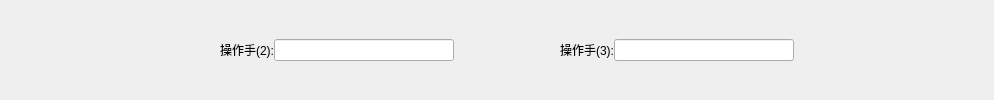
        <widget class="QWidget" name="widget_10" native="true">
         <layout class="QHBoxLayout" name="horizontalLayout_10">
          <property name="spacing">
           <number>0</number>
          </property>
          <property name="leftMargin">
           <number>0</number>
          </property>
          <property name="topMargin">
           <number>0</number>
          </property>
          <property name="rightMargin">
           <number>0</number>
          </property>
          <property name="bottomMargin">
           <number>0</number>
          </property>
          <item>
           <spacer name="horizontalSpacer_9">
            <property name="orientation">
             <enum>Qt::Horizontal</enum>
            </property>
            <property name="sizeType">
             <enum>QSizePolicy::Minimum</enum>
            </property>
            <property name="sizeHint" stdset="0">
             <size>
              <width>114</width>
              <height>20</height>
             </size>
            </property>
           </spacer>
          </item>
          <item>
           <widget class="QLabel" name="label_28">
            <property name="minimumSize">
             <size>
              <width>160</width>
              <height>0</height>
             </size>
            </property>
            <property name="maximumSize">
             <size>
              <width>160</width>
              <height>16777215</height>
             </size>
            </property>
            <property name="text">
             <string>操作手(2):</string>
            </property>
            <property name="alignment">
             <set>Qt::AlignRight|Qt::AlignTrailing|Qt::AlignVCenter</set>
            </property>
           </widget>
          </item>
          <item>
           <widget class="QLineEdit" name="lineEdit_25">
            <property name="minimumSize">
             <size>
              <width>180</width>
              <height>0</height>
             </size>
            </property>
            <property name="maximumSize">
             <size>
              <width>180</width>
              <height>16777215</height>
             </size>
            </property>
           </widget>
          </item>
          <item>
           <widget class="QLabel" name="label_27">
            <property name="minimumSize">
             <size>
              <width>160</width>
              <height>0</height>
             </size>
            </property>
            <property name="maximumSize">
             <size>
              <width>160</width>
              <height>16777215</height>
             </size>
            </property>
            <property name="text">
             <string>操作手(3):</string>
            </property>
            <property name="alignment">
             <set>Qt::AlignRight|Qt::AlignTrailing|Qt::AlignVCenter</set>
            </property>
           </widget>
          </item>
          <item>
           <widget class="QLineEdit" name="lineEdit_26">
            <property name="minimumSize">
             <size>
              <width>180</width>
              <height>0</height>
             </size>
            </property>
            <property name="maximumSize">
             <size>
              <width>180</width>
              <height>16777215</height>
             </size>
            </property>
           </widget>
          </item>
          <item>
           <spacer name="horizontalSpacer_12">
            <property name="orientation">
             <enum>Qt::Horizontal</enum>
            </property>
            <property name="sizeType">
             <enum>QSizePolicy::Maximum</enum>
            </property>
            <property name="sizeHint" stdset="0">
             <size>
              <width>200</width>
              <height>20</height>
             </size>
            </property>
           </spacer>
          </item>
         </layout>
        </widget>
